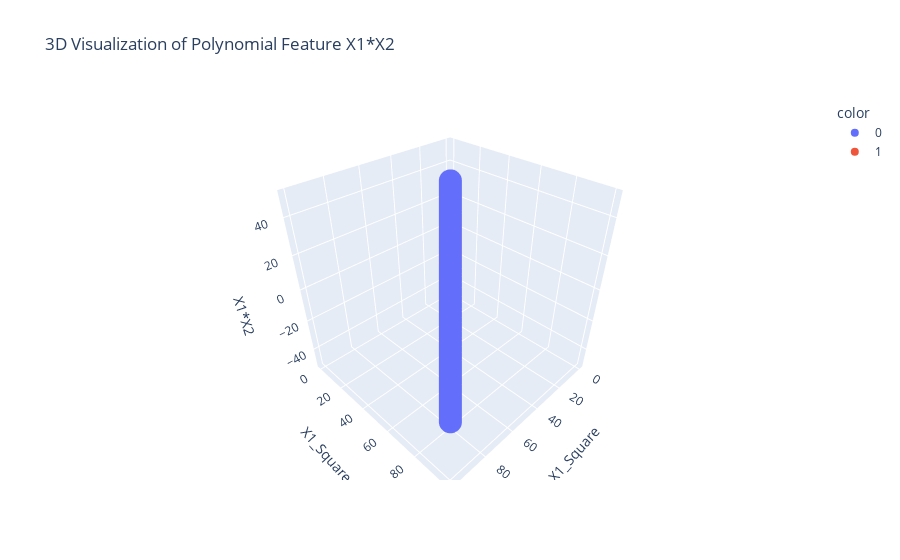

Here is the notebook cell this chart was saved with:
### Code cell
# 3D Scatter Plot with Polynomial Features
fig = px.scatter_3d(df, x='X1_Square', y='X1_Square', z='X1*X2', color=df['Y'].astype(str),
                     title="3D Visualization of Polynomial Feature X1*X2")
fig.show()

### Figure 1 — Plotly figure (JSON) as saved in the notebook; plotly's stock layout.template omitted (floating-point values rounded to 4 significant figures; data arrays with more than 128 entries replaced by an {"elided": "..."} marker saying what was removed)
{"data": [{"hovertemplate": "color=0<br>X1_Square=%{y}<br>X1*X2=%{z}<extra></extra>", "legendgroup": "0", "marker": {"color": "#636efa", "symbol": "circle"}, "mode": "markers", "name": "0", "scene": "scene", "showlegend": true, "type": "scatter3d", "x": {"elided": "200 float values"}, "y": {"elided": "200 float values"}, "z": {"elided": "200 float values"}}, {"hovertemplate": "color=1<br>X1_Square=%{y}<br>X1*X2=%{z}<extra></extra>", "legendgroup": "1", "marker": {"color": "#EF553B", "symbol": "circle"}, "mode": "markers", "name": "1", "scene": "scene", "showlegend": true, "type": "scatter3d", "x": {"elided": "200 float values"}, "y": {"elided": "200 float values"}, "z": {"elided": "200 float values"}}], "layout": {"legend": {"title": {"text": "color"}, "tracegroupgap": 0}, "scene": {"domain": {"x": [0, 1], "y": [0, 1]}, "xaxis": {"title": {"text": "X1_Square"}}, "yaxis": {"title": {"text": "X1_Square"}}, "zaxis": {"title": {"text": "X1*X2"}}}, "title": {"text": "3D Visualization of Polynomial Feature X1*X2"}}}
